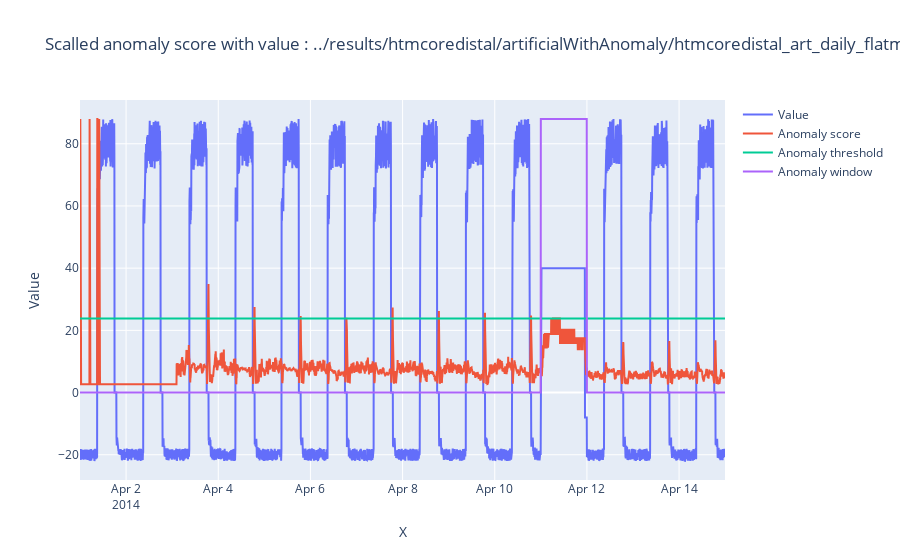

Notebook cell for this chart:
### Code cell
#Ploting Result (Note if the plot is not visible please close the tab shutdown notebook and restart)
#Reading results file 

dataframe = pandas.read_csv(result_file)
assert set(['timestamp','value','anomaly_score','label']).issubset(dataframe.columns), "Missing columns in file:"+str(result_file)+" columns:"+str(dataframe.columns)    

x = np.array(dataframe['timestamp'])
value = np.array(dataframe['value'])
anomaly_score = np.array(dataframe['anomaly_score'])
anomaly_label = np.array(dataframe['label'])
standard_score = np.array(dataframe['S(t)_standard'])

# Plot values, anomaly score and label scaled to values
value_max = np.max(value)
trace_value = {"x": x,
             "y": value,
             "mode": 'lines',
             "name": 'Value'}

trace_anomaly_score = {"x": x,
                  "y": anomaly_score*value_max,
                  "mode": 'lines',
                  "name": 'Anomaly score'}

trace_anomaly_label = {"x": x,
                  "y": anomaly_label*value_max,
                  "mode": 'lines',
                  "name": 'Anomaly window'}
trace_threshold = {"x": x,
                  "y": np.ones(len(x))*threshold*value_max,
                  "mode": 'lines',
                  "name": 'Anomaly threshold'}


traces = [trace_value,trace_anomaly_score,trace_threshold,trace_anomaly_label]
layout = dict(title = "Scalled anomaly score with value : "+result_file,
                  xaxis = dict(title = 'X'),
                  yaxis = dict(title = 'Value')
                 )


fig = dict(data=traces, layout=layout)
iplot(fig)

### Figure 1 — Plotly figure (JSON) as saved in the notebook; plotly's stock layout.template omitted (floating-point values rounded to 4 significant figures; data arrays with more than 128 entries replaced by an {"elided": "..."} marker saying what was removed)
{"data": [{"mode": "lines", "name": "Value", "type": "scatter", "x": {"elided": "4032 str values"}, "y": {"elided": "4032 float values"}}, {"mode": "lines", "name": "Anomaly score", "type": "scatter", "x": {"elided": "4032 str values"}, "y": {"elided": "4032 float values"}}, {"mode": "lines", "name": "Anomaly threshold", "type": "scatter", "x": {"elided": "4032 str values"}, "y": {"elided": "4032 float values"}}, {"mode": "lines", "name": "Anomaly window", "type": "scatter", "x": {"elided": "4032 str values"}, "y": {"elided": "4032 float values"}}], "layout": {"title": {"text": "Scalled anomaly score with value : ../results/htmcoredistal/artificialWithAnomaly/htmcoredistal_art_daily_flatmiddle.csv"}, "xaxis": {"title": {"text": "X"}}, "yaxis": {"title": {"text": "Value"}}}}
